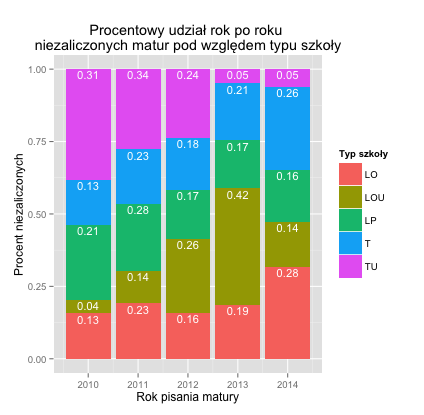

Source code (R):
load("matury_kraj.RData")
library(dplyr)
library(ggplot2)
matury <- tbl_df(matury)

# propozycja 3 ------------------------------------------------------------
matury %>%
  filter(wyniki_matur < 18) %>%
  count(typ_szkoly, rok) %>%
  group_by(typ_szkoly) %>%
  mutate(procent = n / sum(n)) %>%
  ggplot(data = ., aes(x = rok,
                       y = procent,
                       fill = typ_szkoly,
                       group = typ_szkoly,
                       label = round(procent, 2),
                       ymax = 1)) +
  geom_bar(stat = "identity", position = "fill") +
  ggtitle("Procentowy udział rok po roku \nniezaliczonych matur pod względem typu szkoły") +
  xlab("Rok pisania matury") +
  ylab("Procent niezaliczonych") +
  geom_text(position = "fill", vjust = 1.2, col = "white", size = 4) +
  scale_fill_discrete(name = "Typ szkoły")
